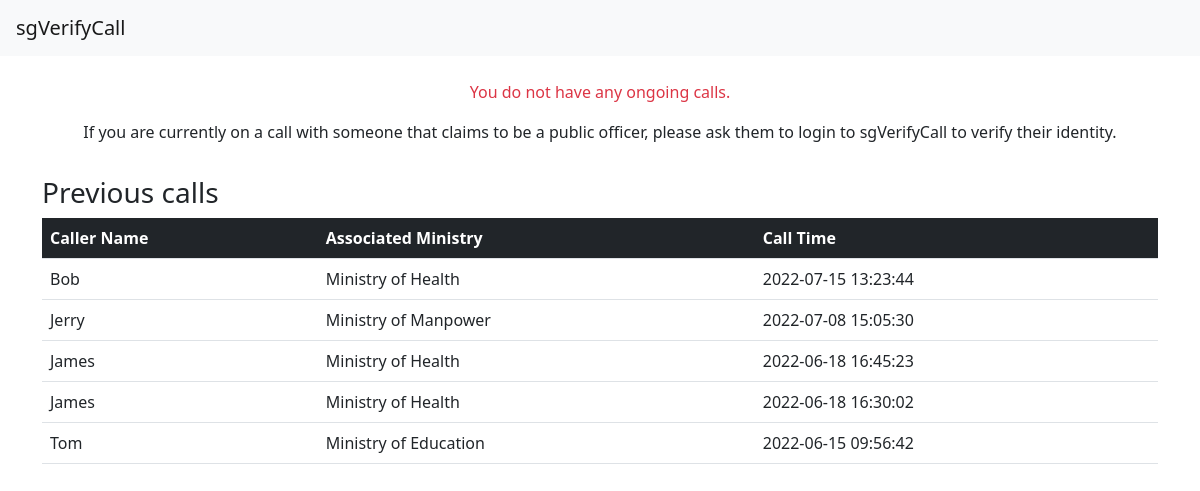
/call_records, run on the app's committed database.
### tables this page shows
CREATE TABLE call_record (
    caller_email VARCHAR(255) NOT NULL,
    callee_id VARCHAR(9) NOT NULL,
    call_status VARCHAR(20) NOT NULL,
    call_datetime TIMESETAMP NOT NULL DEFAULT CURRENT_TIMESTAMP,
    PRIMARY KEY (caller_email, callee_id, call_datetime)
);

CREATE TABLE caller (
    caller_email VARCHAR(255) NOT NULL,
    caller_name VARCHAR(255) NOT NULL,
    caller_num VARCHAR(255) NOT NULL,
    caller_ministry VARCHAR(255) NOT NULL,
    PRIMARY KEY(caller_email)
);

### routes.py (the view)
@app.route("/call_records")
def call_records():
    call_records_res = get_call_records("S****252G")
    ended = []
    ongoing = {}
    for call in call_records_res:
        if call['call_status'] == 'Ended':
            ended.append(call)
        else:
            ongoing = call
    return render_template("callrecords.html", ended=ended, ongoing=ongoing)

### helper_functions.py (called while the page is built)
def get_db_connection():
    conn = sqlite3.connect('db/sgcallverify.db')
    conn.row_factory = sqlite3.Row
    return conn

def get_call_records(id):
    conn = get_db_connection()
    conn_query = f"SELECT * FROM call_record cr INNER JOIN caller c ON cr.caller_email = c.caller_email WHERE callee_id = '{id}' ORDER BY call_datetime DESC;"
    res = [dict(row) for row in conn.execute(conn_query).fetchall()]
    conn.close()
    return res

### templates/callrecords.html
{% extends 'base.html' %}
{% block content %}
{% if ongoing is equalto {} and ended is equalto [] %}
<div class="text-center">
    <p>
        You do not have any ongoing calls or previous calls!
    </p>
    <p>
        If you are currently on a call with someone that claims to be a public officer, please ask them to login to
        sgVerifyCall to verify their identity.
    </p>
</div>
{% else %}
<br>
{% if ongoing is not equalto {} %}
<div class="text-center">
    <p class="text-success">
        You are currently on a call with <b>{{ongoing['caller_name']}}</b> from <b>{{ongoing['caller_ministry']}}</b>.
    </p>
    <p>
        Please make sure to confirm the identity of the caller.
    </p>
</div>
{% else %}
<div class="text-center">
    <p class="text-danger">
        You do not have any ongoing calls.
    </p>
    <p>
        If you are currently on a call with someone that claims to be a public officer, please ask them to login to
        sgVerifyCall to verify their identity.
    </p>
</div>
{% endif %}
<h3 class="pt-3">Previous calls</h3>
<table class="table table-hover">
    <thead class="bg-dark text-white">
        <tr>
            <th scope="col">Caller Name</th>
            <th scope="col">Associated Ministry</th>
            <th scope="col">Call Time</th>
        </tr>
    </thead>
    <tbody>
        {% for call in ended %}
        <tr class="text">
            <td scope="row">{{call['caller_name']}}</td>
            <td>{{call['caller_ministry']}}</td>
            <td>{{call['call_datetime']}}</td>
        </tr>
        {% endfor %}
    </tbody>
</table>
{% endif %}
{% endblock %}

### templates/base.html (shortened to what this page needs)
<!DOCTYPE html>
<html lang="en">
<head>
    <link href="https://cdn.jsdelivr.net/npm/bootstrap@5.2.0-beta1/dist/css/bootstrap.min.css" rel="stylesheet"
>
</head>
<body>
    <nav class="navbar navbar-expand-md navbar-light bg-light px-3">
        <a class="navbar-brand" href="{{ url_for('index')}}">sgVerifyCall</a>
    </nav>
    <div class="container">
        {% block content %} {% endblock %}
    </div>
</body>
</html>

### data on the page
call_record: caller_name "Bob", caller_ministry "Ministry of Health", call_datetime "2022-07-15 13:23:44"
call_record: caller_name "Jerry", caller_ministry "Ministry of Manpower", call_datetime "2022-07-08 15:05:30"
call_record: caller_name "James", caller_ministry "Ministry of Health", call_datetime "2022-06-18 16:45:23"
call_record: caller_name "James", caller_ministry "Ministry of Health", call_datetime "2022-06-18 16:30:02"
call_record: caller_name "Tom", caller_ministry "Ministry of Education", call_datetime "2022-06-15 09:56:42"
